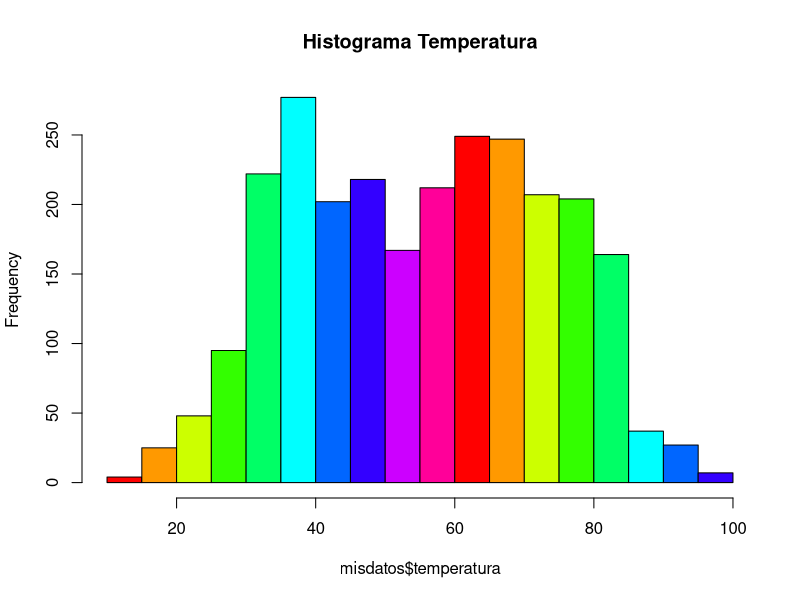
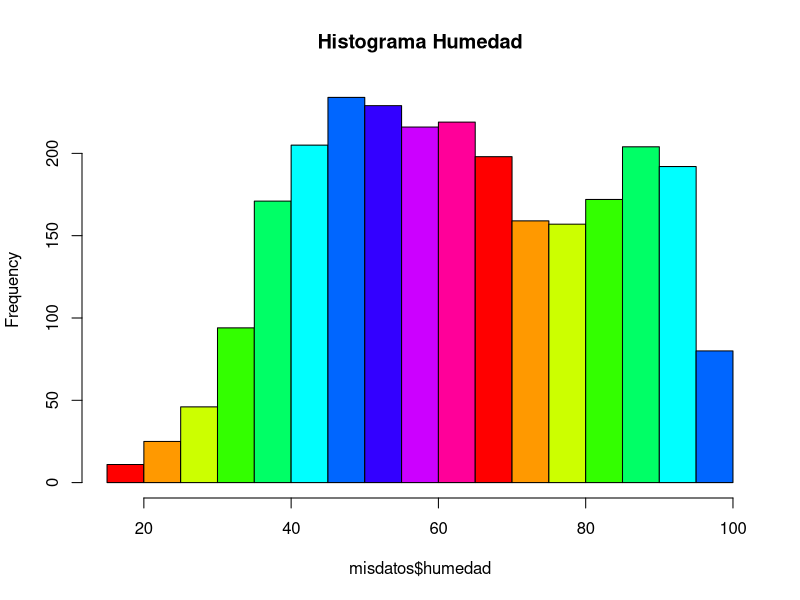
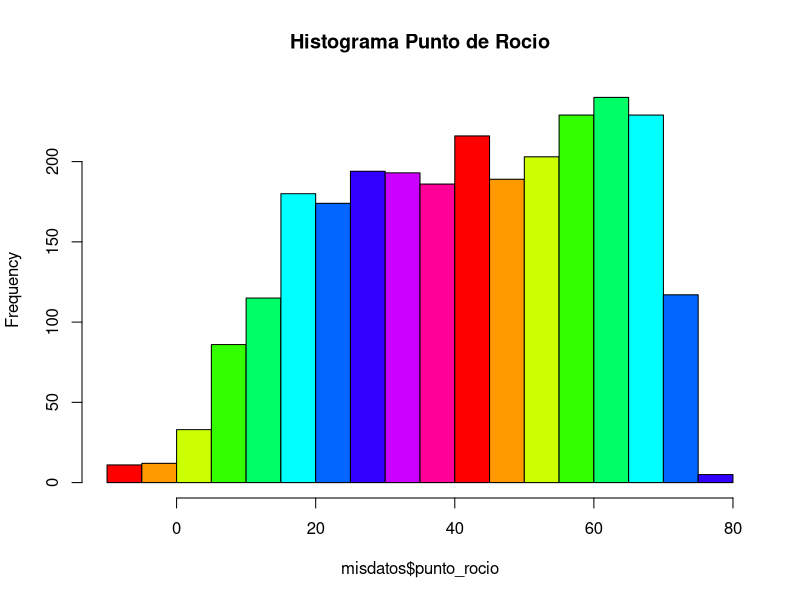
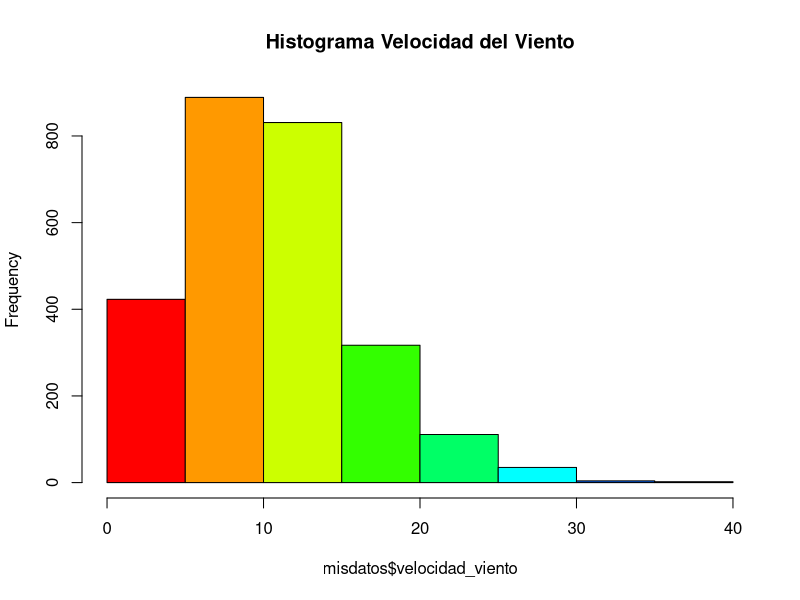

Source code (R) for these figures, in order:
# nombre del archivo a mandar por correo:
# nombre_apellido_inferencia_profesor.R
# ejemplo:
# juan_perez_estadistica_mayer.R

# No olvide ejecutar las líneas 6 y 11 antes de empezar el resto del trabajo
library(readxl)


# 1. Use la función read_excel para cargar los datos que se encuentran en el archivo excel datos_ie.xlsx
misdatos <- read_excel("datos_ie.xlsx")





# 2. Para la variable "velocidad_viento", que es una de las columnas de los datos 
# que acaba de cargar, encuentre lo siguiente usando la función quantile:
# 2.1 el cuantil 0.025 (2 pto)
quantile(misdatos$velocidad_viento, 0.025)
# 2.2 la mediana (2 pto)
quantile(misdatos$velocidad_viento, 0.5)
# 2.3 el cuantil 0.975 (2 pto)
quantile(misdatos$velocidad_viento, 0.975)
# Nota la función quantile es la que calcula cuantiles de un vector. Por ejemplo si el vector se llama x y
# queremos calcular el cuantil 37 escribiremos en R quantile(x, 0.37)





# 3. Para la variable "temperatura" compute lo siguiente
# 3.1 la media (2 pto)
mean(misdatos$temperatura)
# 3.2 la desviación estandar    (2 pto)
sd(misdatos$temperatura)
# 3.3 la cantidad de observaciones (n)   (2 pto)
length(misdatos$temperatura)
# 3.4 la desviación estandar, dividida por la raíz de n  (2 pto)
sd(misdatos$temperatura):sqrt(length(misdatos$temperatura))
  




# 4. Grafique los histogramas de estas cuatro variables: temperatura, humedad,
# punto_rocio y velocidad_viento. Puede usar cualquier función y paquete de R (4 pts)

hist(misdatos$temperatura, main = "Histograma Temperatura", col= rainbow(10))
hist(misdatos$humedad, main= "Histograma Humedad", col=rainbow(10))
hist(misdatos$punto_rocio, main="Histograma Punto de Rocio", col=rainbow(10))
hist(misdatos$velocidad_viento, main="Histograma Velocidad del Viento", col= rainbow(10))
# 5. Use el comando pnorm, para encontrar la probabilidad de que una variable aleatoria normal
# estándard esté entre -1 y 1.2, es decir, encontrar P(-1 <= z <= 1.2)
# Nota, el comando pnorm asume por defecto que nuestra normal es estándar. (2 pto)
pnorm(1.2)-pnorm(-1)

